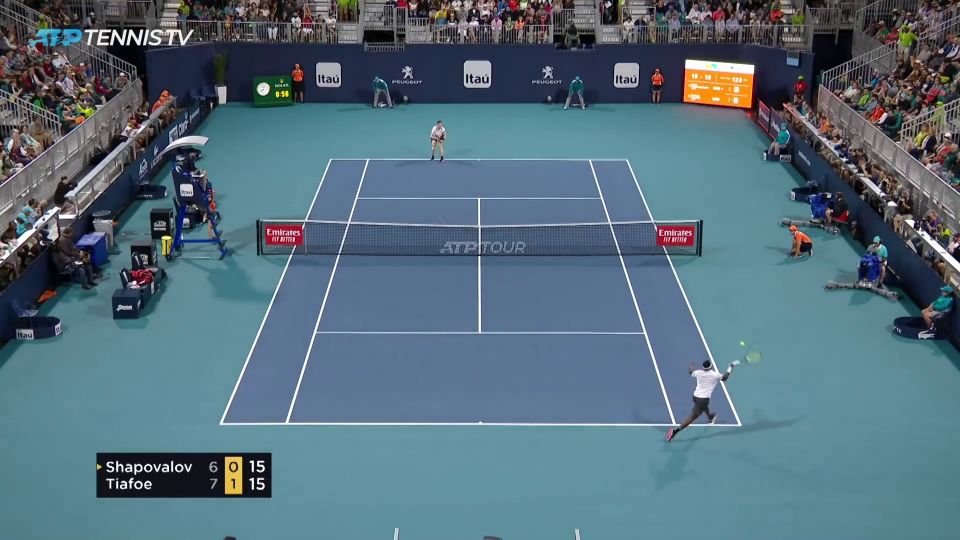
#> input picture frame 10 of 期末專案/python3/tennis_court.mp4, 1920 x 1080 px (shown at 1/2 size)
$ python Hough_Harris_stable.py   (older library calls are emulated)
#> lines starting #> are read from the running program, lines starting #| are printed output that depends on the picture; after the words box and inside, x2 and y2 are one past the last pixel; in counts of white or black regions, pixels touching at a corner belong together
import numpy as np
import cv2

def get_line_intersection(line1, line2):
    """Find the intersection point of two lines defined by endpoints."""
    xdiff = (line1[0][0] - line1[1][0], line2[0][0] - line2[1][0])
    ydiff = (line1[0][1] - line1[1][1], line2[0][1] - line2[1][1])

    def det(a, b):
        return a[0] * b[1] - a[1] * b[0]

    div = det(xdiff, ydiff)
    if div == 0:
        return None  # Lines are parallel or coincident

    d = (det(*line1), det(*line2))
    x = det(d, xdiff) / div
    y = det(d, ydiff) / div
    return x, y

# load the video
cap = cv2.VideoCapture("tennis_court.mp4")

# create VideoWriter object to save the output frames into a video file
output_file = "output_video.mp4"
frame_width = int(cap.get(cv2.CAP_PROP_FRAME_WIDTH)) // 2  # Resize width
frame_height = int(cap.get(cv2.CAP_PROP_FRAME_HEIGHT)) // 2  # Resize height
output = cv2.VideoWriter(output_file, cv2.VideoWriter_fourcc(*"mp4v"), 30.0, (frame_width, frame_height))

# define the list of boundaries
boundaries = [
    ([180, 180, 100], [255, 255, 255])
]

while True:
    # Read the next frame
    ret, frame = cap.read()
#> frame is the input picture: shape (1080, 1920, 3); mean B, G, R 123.7, 110, 85.7
    if not ret:
        break

    # Resize the frame
    resized_frame = cv2.resize(frame, (frame_width, frame_height))

    # Apply color mask
    mask = np.zeros_like(resized_frame)
    for (lower, upper) in boundaries:
        lower = np.array(lower, dtype="uint8")
        upper = np.array(upper, dtype="uint8")
        mask = cv2.inRange(resized_frame, lower, upper)
#> this loop made 1 pass
#> pass 1, `mask = cv2.inRange(resized_frame, lower, upper)`:
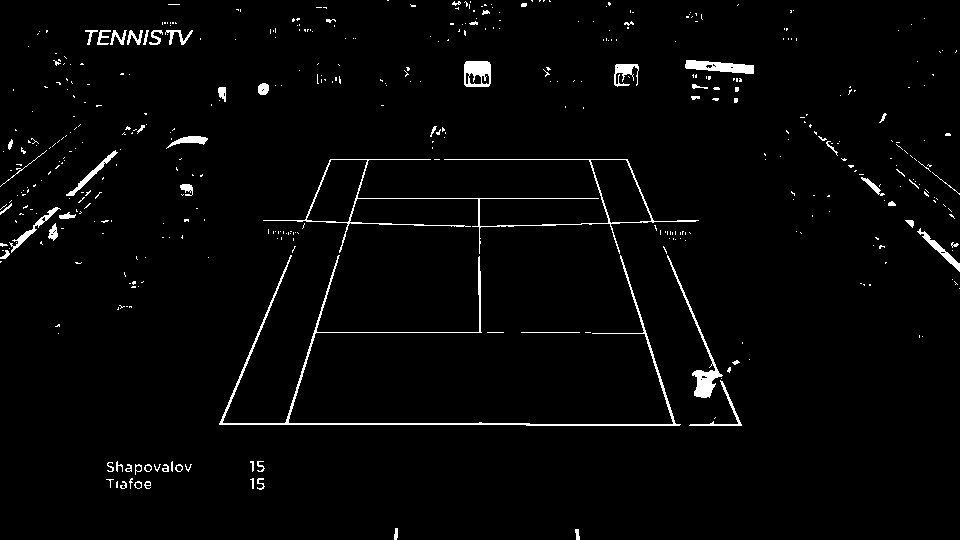
#> mask: shape (540, 960); 2.3% white; 455 white regions (390 under 20 px), largest, box (x1, y1, x2, y2) and area: (219, 255, 681, 426) 2579, (263, 159, 699, 254) 1762, (667, 255, 723, 398) 803
    output_frame = cv2.bitwise_and(resized_frame, resized_frame, mask=mask)

    gray = cv2.cvtColor(output_frame, cv2.COLOR_BGR2GRAY)
    kernel_size = 5
    blur_gray = cv2.GaussianBlur(gray, (kernel_size, kernel_size), 0)

    low_threshold = 10
    high_threshold = 200
    edges = cv2.Canny(gray, low_threshold, high_threshold)
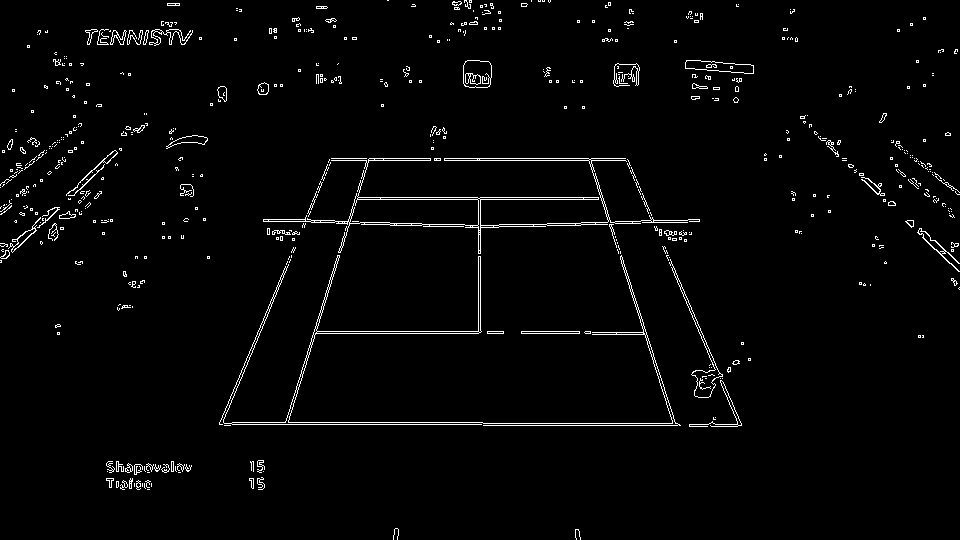
#> edges: shape (540, 960); 2.4% white in thin lines or dots
    dilated = cv2.dilate(edges, np.ones((2, 2), dtype=np.uint8))
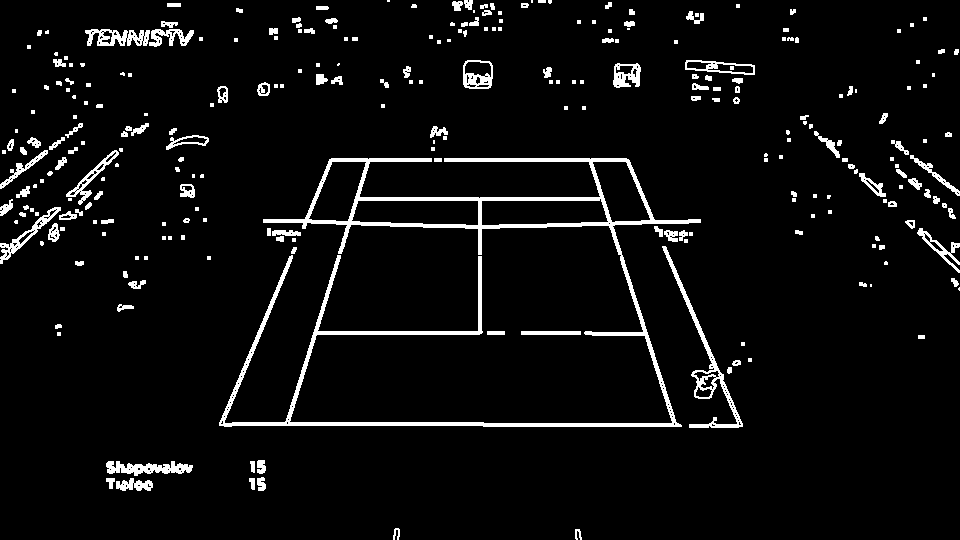
#> dilated: shape (540, 960); 5.1% white; 273 white regions (125 under 20 px), largest, box (x1, y1, x2, y2) and area: (219, 158, 701, 427) 10674, (662, 246, 743, 428) 1412, (106, 461, 193, 476) 743

    rho = 1
    theta = np.pi / 180
    threshold = 10
    min_line_length = 40
    max_line_gap = 5
    line_image = np.copy(output_frame) * 0
#> line_image: shape (540, 960, 3); every value is 0

    lines = cv2.HoughLinesP(dilated, rho, theta, threshold, np.array([]), min_line_length, max_line_gap)
#> lines = 108 rows, first 6: [375, 331, 504, 333], [219, 425, 681, 425], [391, 200, 504, 197], [331, 158, 626, 158], [423, 227, 700, 222], [219, 423, 678, 423]

    points = []
    for line in lines:
        for x1, y1, x2, y2 in line:
            points.append(((x1 + 0.0, y1 + 0.0), (x2 + 0.0, y2 + 0.0)))
            cv2.line(line_image, (x1, y1), (x2, y2), (255, 0, 0), 5)
#> this loop made 108 passes
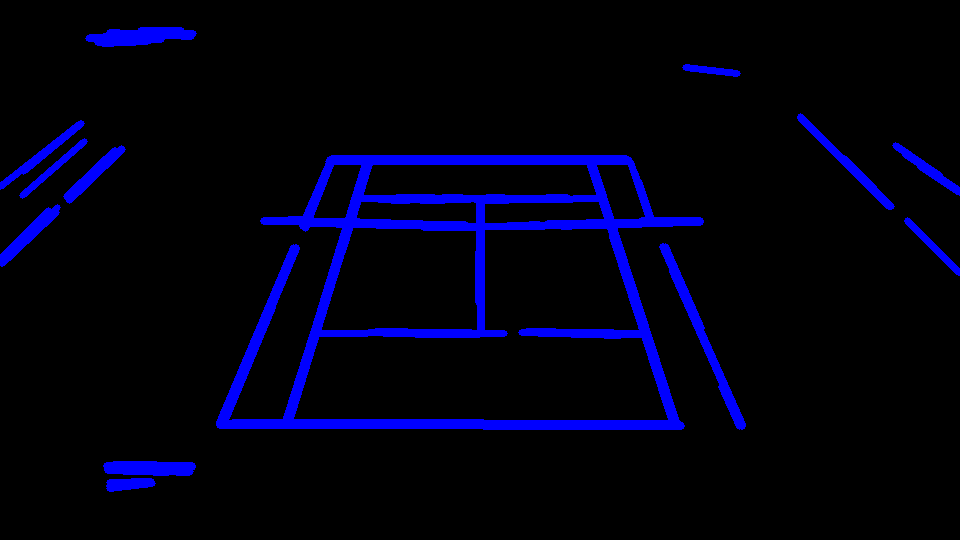
#> line_image: shape (540, 960, 3); mean B, G, R 18.2, 0, 0
#> after the loop, points = 108 items

    intersections = []
    for idx, point1 in enumerate(points):
        for point2 in points[idx + 1:]:
            intersect = get_line_intersection(point1, point2)
            if intersect is not None:
                intersections.append(intersect)
#> this loop made 108 passes
#> point1 on passes 3 to 10: ((391, 200), (504, 197)), ((331, 158), (626, 158)), ((423, 227), (700, 222)), ((219, 423), (678, 423)), ((521, 332), (620, 335)), ((329, 159), (628, 159)), ((219, 424), (680, 424)), ((328, 161), (629, 161))

    # Perform Harris corner detection
    corners = cv2.cornerHarris(blur_gray, 9, 3, 0.01)
    corners = cv2.normalize(corners, None, alpha=0, beta=255, norm_type=cv2.NORM_MINMAX, dtype=cv2.CV_8U)

    _, thresh = cv2.threshold(corners, 0, 255, cv2.THRESH_BINARY | cv2.THRESH_OTSU)
#> thresh: shape (540, 960); 1.1% white; 86 white regions (29 under 20 px), largest, box (x1, y1, x2, y2) and area: (85, 28, 187, 47) 1353, (29, 205, 76, 234) 388, (708, 360, 738, 387) 276
    dilated_corners = cv2.dilate(thresh, None, iterations=3)
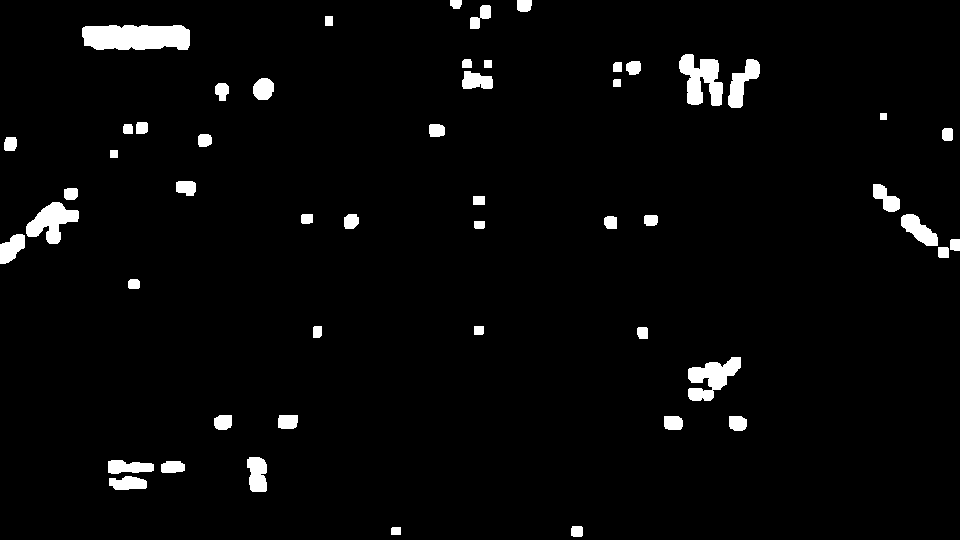
#> dilated_corners: shape (540, 960); 3.2% white; 52 white regions, largest, box (x1, y1, x2, y2) and area: (82, 25, 190, 50) 2440, (679, 54, 723, 106) 1422, (688, 357, 741, 401) 1272

    contours, _ = cv2.findContours(dilated_corners, cv2.RETR_EXTERNAL, cv2.CHAIN_APPROX_SIMPLE)

    keypoints = []
    for contour in contours:
        center, _, _ = cv2.minAreaRect(contour)
        center = (int(center[0]), int(center[1]))
        keypoints.append(center)
        cv2.circle(resized_frame, center, 3, (0, 0, 255), -1)
#> this loop made 52 passes
#> contour on passes 26, 30, 37, 44, 49: [[473, 196], [473, 204], [484, 204], [484, 196]], [[110, 150], [110, 157], [117, 157], [117, 150]], [[880, 113], [880, 119], [886, 119], [886, 113]], [[484, 60], [484, 67], [491, 67], [491, 60]], [[325, 16], [325, 25], [332, 25], [332, 16]]

    # Find keypoints overlapping with Hough lines
    overlapping_keypoints = []
    for keypoint in keypoints:
        for line in lines:
            for x1, y1, x2, y2 in line:
                if cv2.pointPolygonTest(contour, keypoint, False) >= 0:
                    overlapping_keypoints.append(keypoint)
                    break
#> this loop made 52 passes
#> keypoint on passes 1 to 8: (395, 530), (576, 531), (127, 482), (172, 466), (130, 466), (256, 474), (737, 423), (673, 422)

    # Print the positions and number of overlapping keypoints
    for i, keypoint in enumerate(overlapping_keypoints):
        print(f"Keypoint {i+1}: Position: {keypoint}")
#> this loop made 108 passes
#| Keypoint 1: Position: (455, 4)
#| Keypoint 2: Position: (455, 4)
#| Keypoint 3: Position: (455, 4)
#| Keypoint 4: Position: (455, 4)
#| Keypoint 5: Position: (455, 4)
#> (further printed lines are left out)

    print(f"Total number of overlapping keypoints: {len(overlapping_keypoints)}")
#| Total number of overlapping keypoints: 108

    # Add text to the output frame
    text = f"Total overlapping keypoints: {len(overlapping_keypoints)}"
    cv2.putText(resized_frame, text, (10, 30), cv2.FONT_HERSHEY_SIMPLEX, 1, (0, 0, 255), 2)
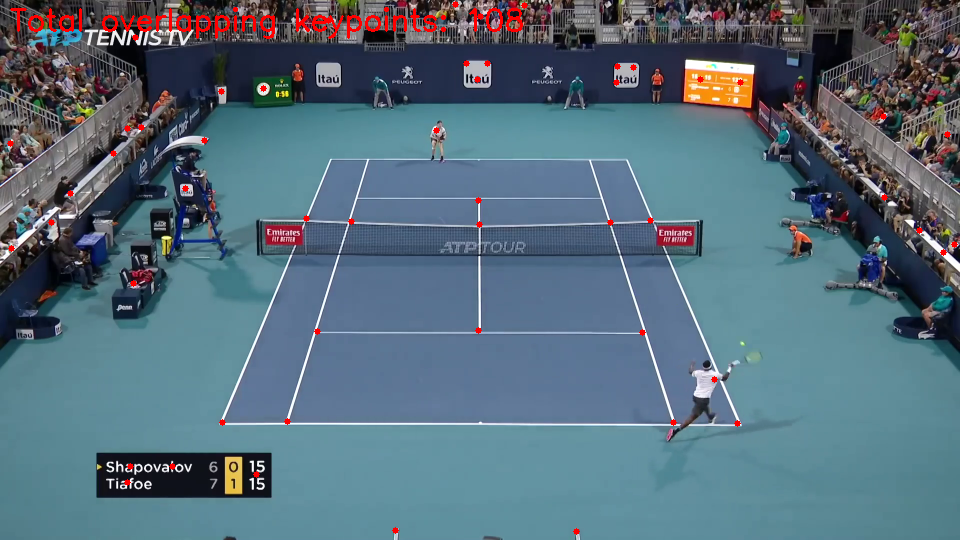
#> resized_frame: shape (540, 960, 3); mean B, G, R 122.7, 109.1, 87.1

    # Resize the frame to fit the output window
    resized_output_frame = cv2.resize(resized_frame, (640, 480))
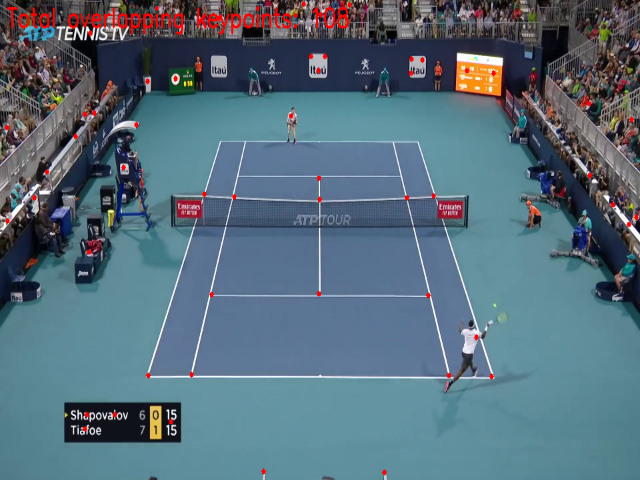
#> resized_output_frame: shape (480, 640, 3); mean B, G, R 122.7, 109, 87.1

    # Display the resized frame in the output window
    cv2.imshow("Output", resized_output_frame)

    # Write the resized frame to the output video file
    output.write(resized_output_frame)

    # Check if the 'q' key is pressed to exit the loop
    if cv2.waitKey(1) & 0xFF == ord('q'):
#> (key q is pressed here)
        break

# Release the video file and close windows
cap.release()
output.release()
cv2.destroyAllWindows()

$ run again, starting later in the video
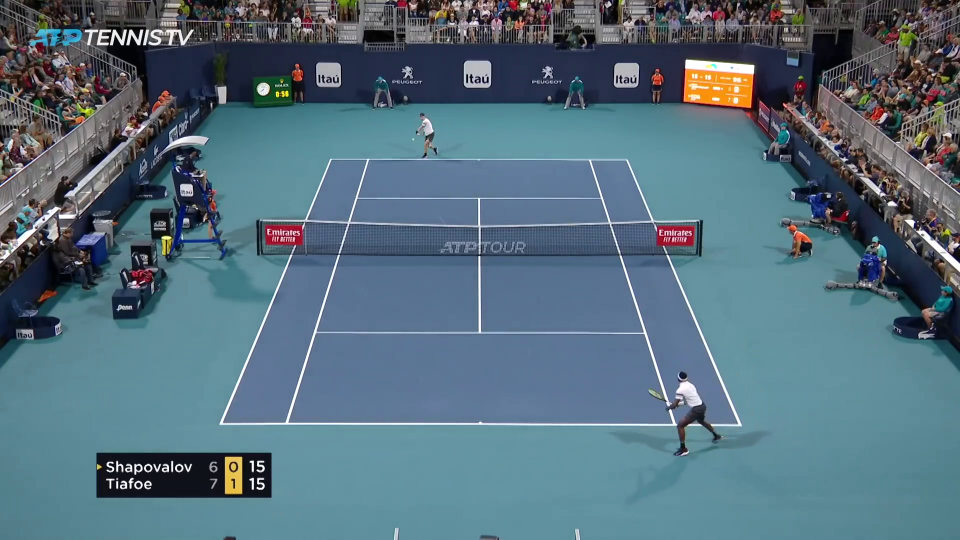
#> input picture frame 48 of 期末專案/python3/tennis_court.mp4, 1920 x 1080 px (shown at 1/2 size)
#> frame is the input picture: shape (1080, 1920, 3); mean B, G, R 124.6, 110.9, 86.5
#> edges: shape (540, 960); 2.4% white in thin lines or dots
#> dilated: shape (540, 960); 5.3% white; 286 white regions (135 under 20 px), largest, box (x1, y1, x2, y2) and area: (263, 158, 700, 407) 6587, (219, 255, 678, 427) 4465, (662, 246, 743, 428) 969
#> lines = 108 rows, first 6: [348, 158, 576, 161], [219, 425, 677, 425], [219, 424, 294, 247], [662, 246, 742, 426], [220, 424, 677, 424], [263, 221, 422, 223]
#> the loop `for line in lines:` made 108 passes
#> after the loop `for line in lines:`:
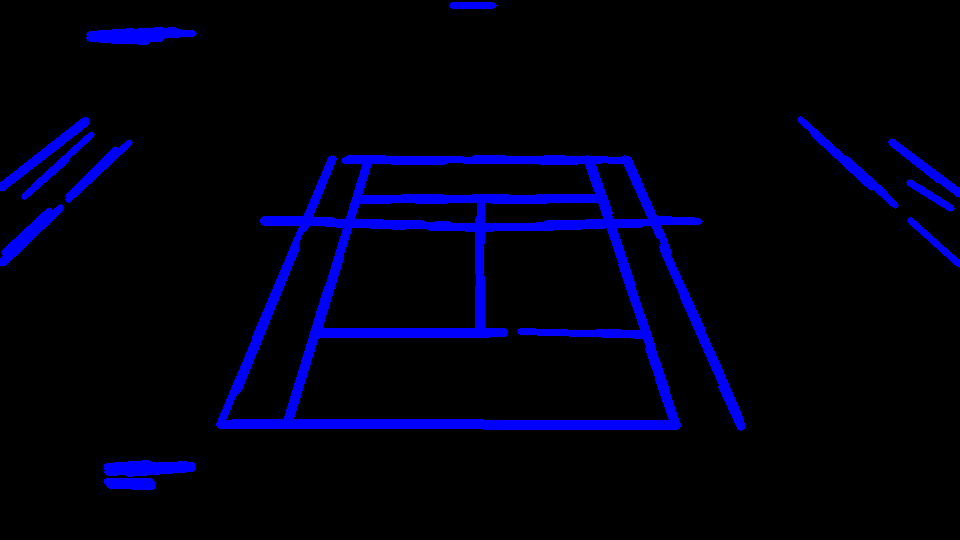
#> line_image: shape (540, 960, 3); mean B, G, R 18.4, 0, 0
#> after the loop `for line in lines:`: points = 108 items
#> the loop `for idx, point1 in enumerate(points):` made 108 passes
#> point1 on passes 3 to 10: ((219, 424), (294, 247)), ((662, 246), (742, 426)), ((220, 424), (677, 424)), ((263, 221), (422, 223)), ((220, 423), (677, 423)), ((415, 200), (603, 197)), ((800, 119), (895, 205)), ((544, 158), (629, 160))
#> thresh: shape (540, 960); 1.1% white; 80 white regions (22 under 20 px), largest, box (x1, y1, x2, y2) and area: (85, 28, 187, 47) 1354, (29, 206, 76, 234) 382, (730, 74, 745, 105) 262
#> dilated_corners: shape (540, 960); 3.2% white; 52 white regions, largest, box (x1, y1, x2, y2) and area: (82, 25, 190, 50) 2441, (679, 54, 722, 106) 1383, (26, 203, 79, 244) 1191
#> the loop `for contour in contours:` made 52 passes
#> contour on passes 17, 24, 28, 29, 30, 38: [[475, 221], [475, 227], [483, 227], [483, 221]], [[473, 196], [473, 204], [484, 204], [484, 196]], [[925, 162], [925, 170], [932, 170], [932, 162]], [[110, 150], [110, 156], [117, 156], [117, 150]], [[19, 146], [19, 153], [26, 153], [26, 146]], [[613, 79], [613, 87], [620, 87], [620, 79]]
#> the loop `for keypoint in keypoints:` made 52 passes
#> keypoint on passes 1 to 8: (395, 530), (576, 531), (129, 482), (172, 466), (130, 466), (256, 474), (737, 423), (287, 421)
#> the loop `for i, keypoint in enumerate(overlapping_keypoints):` made 108 passes
#| Keypoint 1: Position: (454, 4)
#| Keypoint 2: Position: (454, 4)
#| Keypoint 3: Position: (454, 4)
#| Keypoint 4: Position: (454, 4)
#| Keypoint 5: Position: (454, 4)
#> (further printed lines are left out)
#| Total number of overlapping keypoints: 108
#> `resized_output_frame = cv2.resize(resized_frame, (640, 480))`:
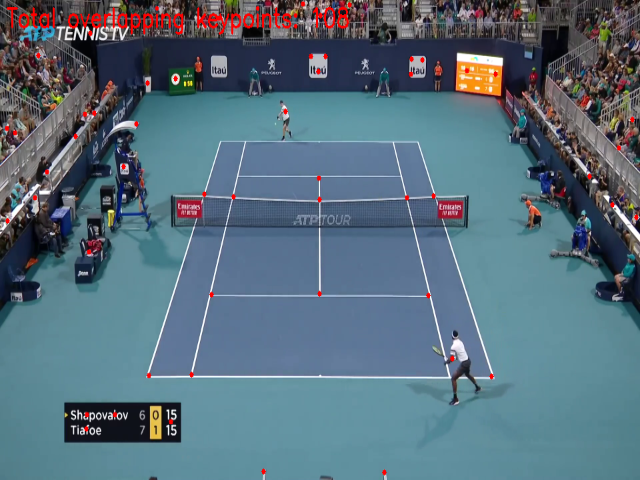
#> resized_output_frame: shape (480, 640, 3); mean B, G, R 123.6, 109.9, 88
